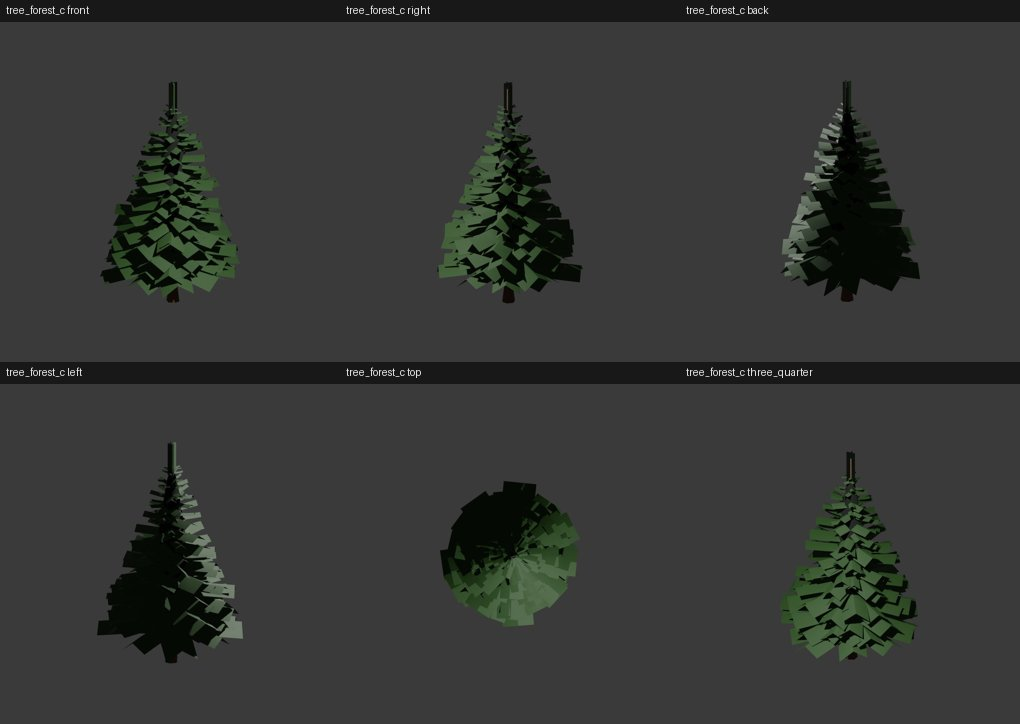
#> input picture docs/checkpoints/prop-variants/tree_forest_c-sheet.jpg, 1020 x 724 px, given in place of front.jpg, which was not available
$ python sheets.py
#> lines starting #> are read from the running program, lines starting #| are printed output that depends on the picture; pictures that were not available may be replaced by others from this repository, and a replacement may not be noted
"""Contact sheets for the prop variants from their committed six-view renders: one sheet per piece
(the six views, 3 x 2) and one per family (each piece's three-quarter view, original first).
Usage: python3 docs/checkpoints/prop-variants/sheets.py (from the repo root; needs Pillow)."""
import pathlib

from PIL import Image, ImageDraw

ROOT = pathlib.Path(__file__).resolve().parents[3]
OUT = ROOT / "docs/checkpoints/prop-variants"
FAMILIES = {
    "spruces": ["tree_forest", "tree_forest_b", "tree_forest_c"],
    "rocks": ["rock_small", "rock_small_b", "rock_small_c"],
    "clumps": ["wildflower_clump", "wildflower_clump_b", "wildflower_clump_c"],
    "singles": ["wildflower_single", "wildflower_single_b", "wildflower_single_c", "wildflower_single_d"],
}
VIEWS = ["front", "right", "back", "left", "top", "three_quarter"]
CELL = 340


def cell(path: pathlib.Path, label: str) -> Image.Image:
#> called with label = 'tree_forest_b front'
    im = Image.open(path).convert("RGB")
#> im is the input picture: PIL image 1020x724 RGB; mean R, G, B 53.2, 54.8, 52.7
    im.thumbnail((CELL, CELL))
#> im: PIL image 340x241 RGB
    c = Image.new("RGB", (CELL, CELL + 22), (24, 24, 24))
#> c: PIL image 340x362 RGB; every value is 24
    c.paste(im, ((CELL - im.width) // 2, 22 + (CELL - im.height) // 2))
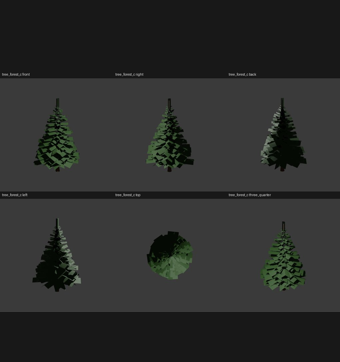
#> c: PIL image 340x362 RGB; mean R, G, B 43.4, 44.5, 43.1
    ImageDraw.Draw(c).text((6, 4), label, fill=(230, 230, 230))
    return c


def grid(cells: list[Image.Image], cols: int) -> Image.Image:
    rows = (len(cells) + cols - 1) // cols
    w, h = cells[0].size
    g = Image.new("RGB", (w * cols, h * rows), (24, 24, 24))
    for k, c in enumerate(cells):
        g.paste(c, ((k % cols) * w, (k // cols) * h))
    return g


for fam, ids in FAMILIES.items():
    for pid in ids[1:] if fam != "singles" else ids:
        r = ROOT / "assets-source/kit" / pid / "renders"
        grid([cell(r / f"{v}.jpg", f"{pid} {v}") for v in VIEWS], 3).save(OUT / f"{pid}-sheet.jpg", quality=85)
#> call 2 of cell, with label = 'tree_forest_b right'
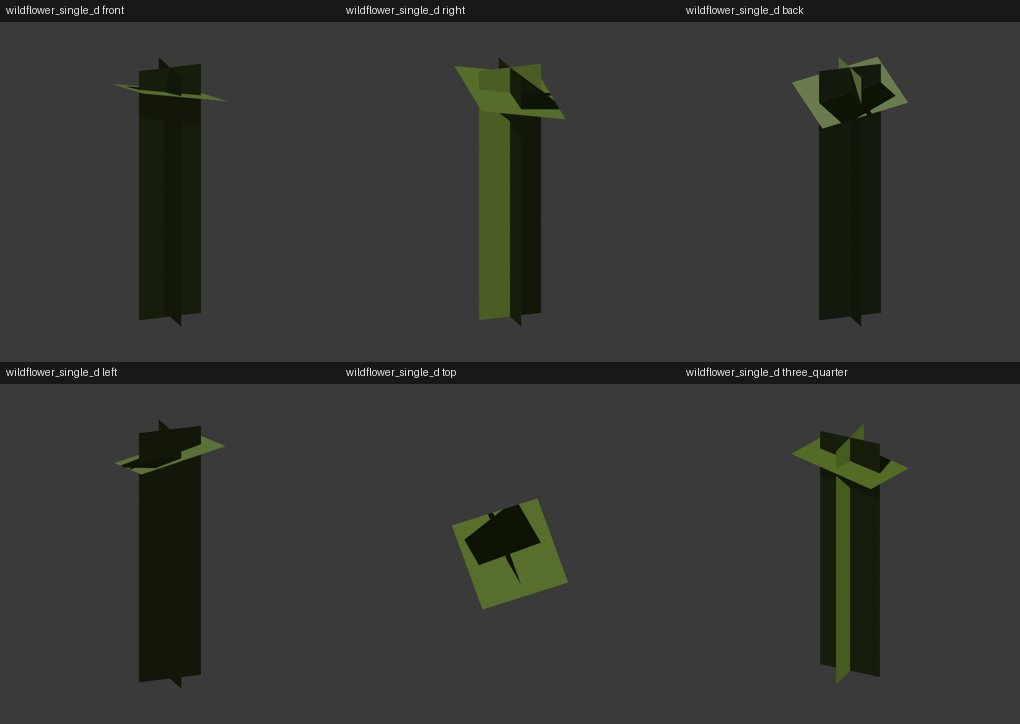
#> input picture docs/checkpoints/prop-variants/wildflower_single_d-sheet.jpg, 1020 x 724 px, given in place of right.jpg, which was not available
#> in cell, im is the input picture: PIL image 1020x724 RGB; mean R, G, B 53.7, 54.8, 51.7
#> in cell (call 2), `c.paste(im, ((CELL - im.width) // 2, 22 + (CELL - im.height) // 2))`:
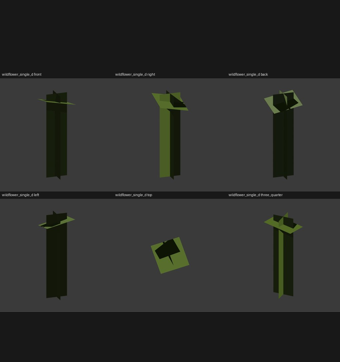
#> c: PIL image 340x362 RGB; mean R, G, B 43.8, 44.5, 42.4
#> (the run stopped early here; a loop or call above may not have finished)
